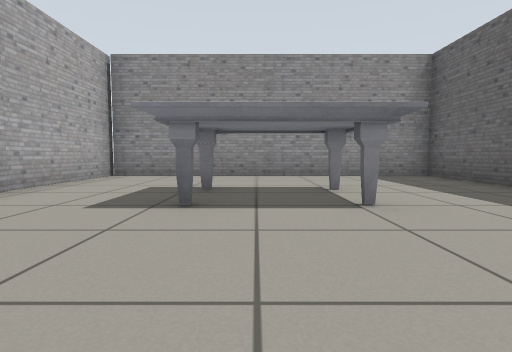
view 1 (above)

14 first-person views from a walk through a world built for the Gazebo simulator. The camera is 0.5 m above the floor, tilts 4° down and sees 80° across. The floor is counted in squares, 1 m on a side. Each view is taken from the middle of a square. On the plan, view 1 faces up. The plan holds only what a view shows up to about 9 squares ahead; the rest is blank. Robots are left out.

view 2
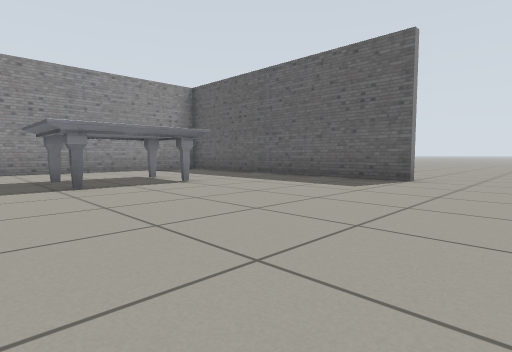

view 3
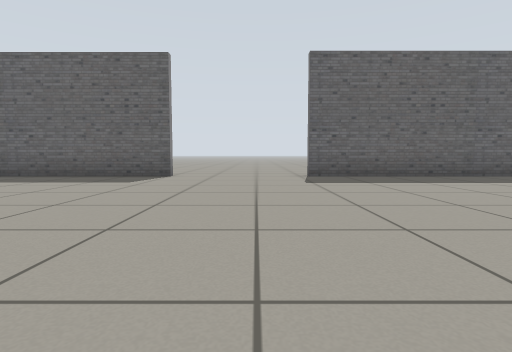

view 4
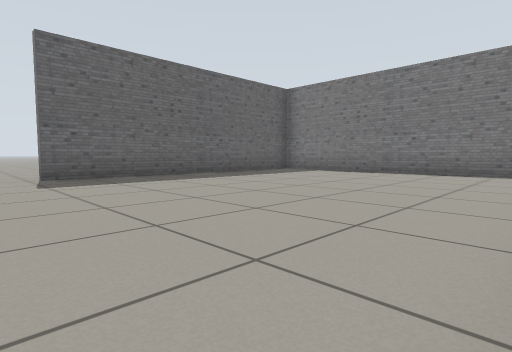

view 5
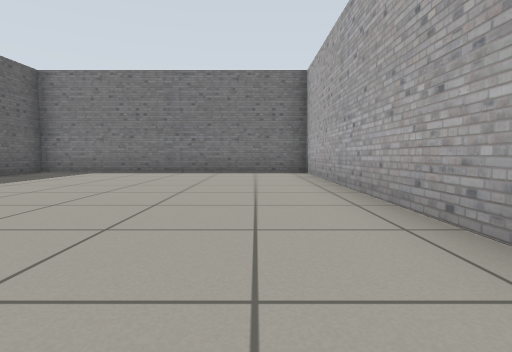

view 6
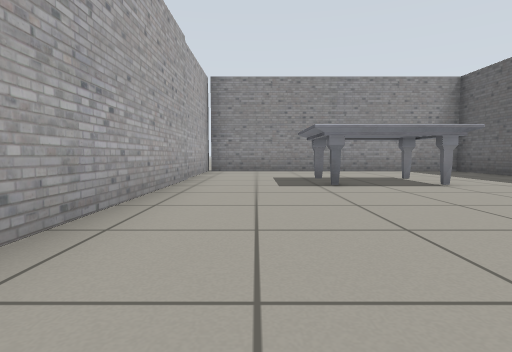

view 7
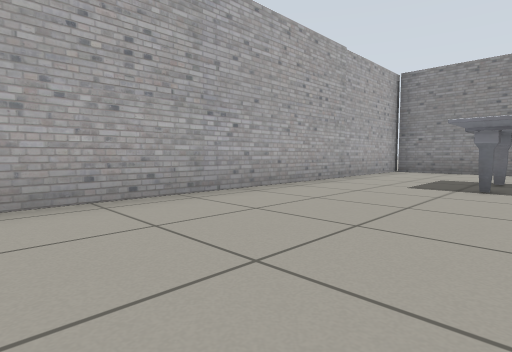

view 8
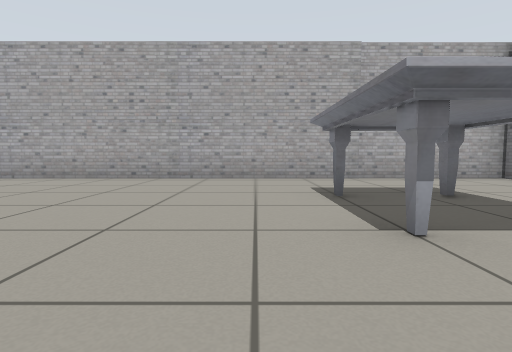

view 9
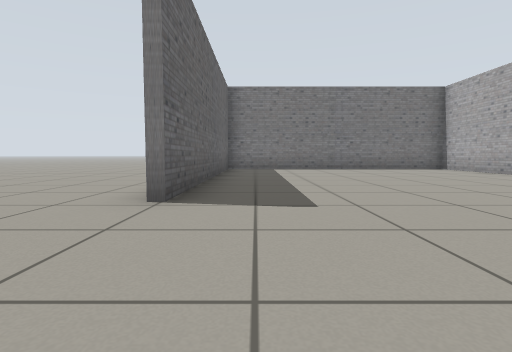

view 10
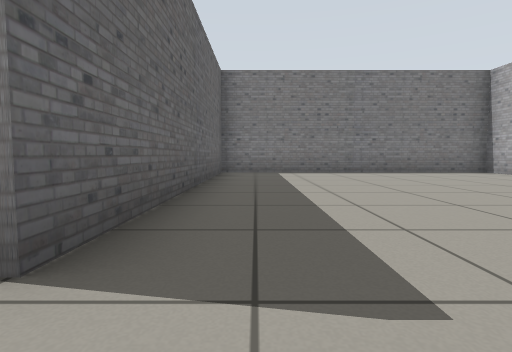

view 11
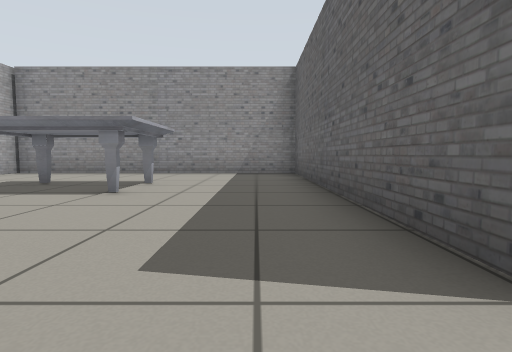

view 12
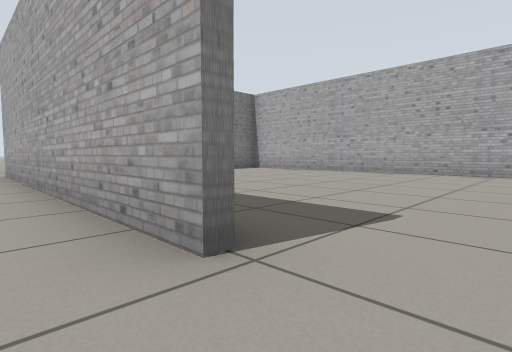

view 13
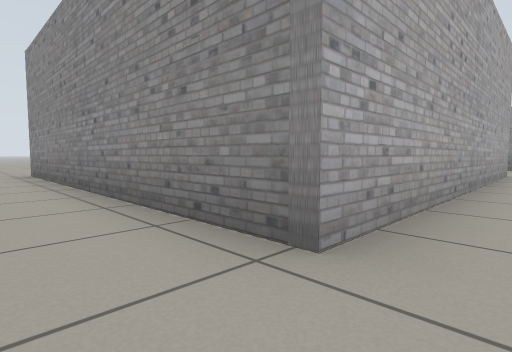

view 14
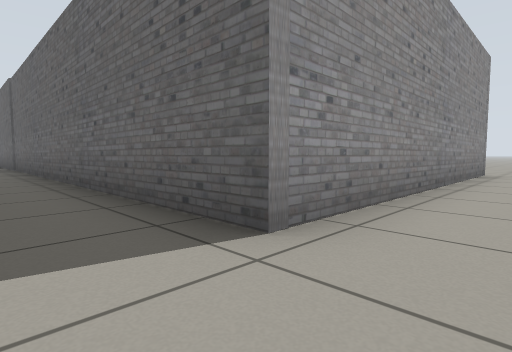

### Floor plan
Points are (right, up) in squares from view 1. A wall is a line through its corners. A room is listed if a view was taken in it or the views show most of it. See-through windows are left out.
Room 1 (views 1, 2, 3, 4, 5, 6, 7, 8, 9, 10, 11, 12, 13)
walls: (4.2, -3.1) (4.2, -10.7); (4, -0.1) (4, 7.2) (-3.4, 7.2) (-3.4, -10.5) (4, -10.5) (4, -3.1)
ways out: opening at (5, -12) to room 2; opening at (5, 0)
objects: marble table (-1, 3) to (1, 4)
Room 2 (view 14)
walls: (4.2, -10.7) (-3.6, -10.7)
ways out: opening at (5, -12) to room 1; opening at (-5, -10)

Positions as (right, up) in squares from view 1, and headings:
1: (0, 0), facing up
2: (-2, -2), facing up-right
3: (-3, -2), facing right
4: (-3, -2), facing down-right
5: (-2, -2), facing down
6: (-2, -2), facing up
7: (0, -2), facing up-left
8: (3, 2), facing left
9: (3, 0), facing down
10: (3, -2), facing down
11: (3, -1), facing up
12: (5, -2), facing down-left
13: (5, -12), facing up-left
14: (-5, -12), facing up-right
